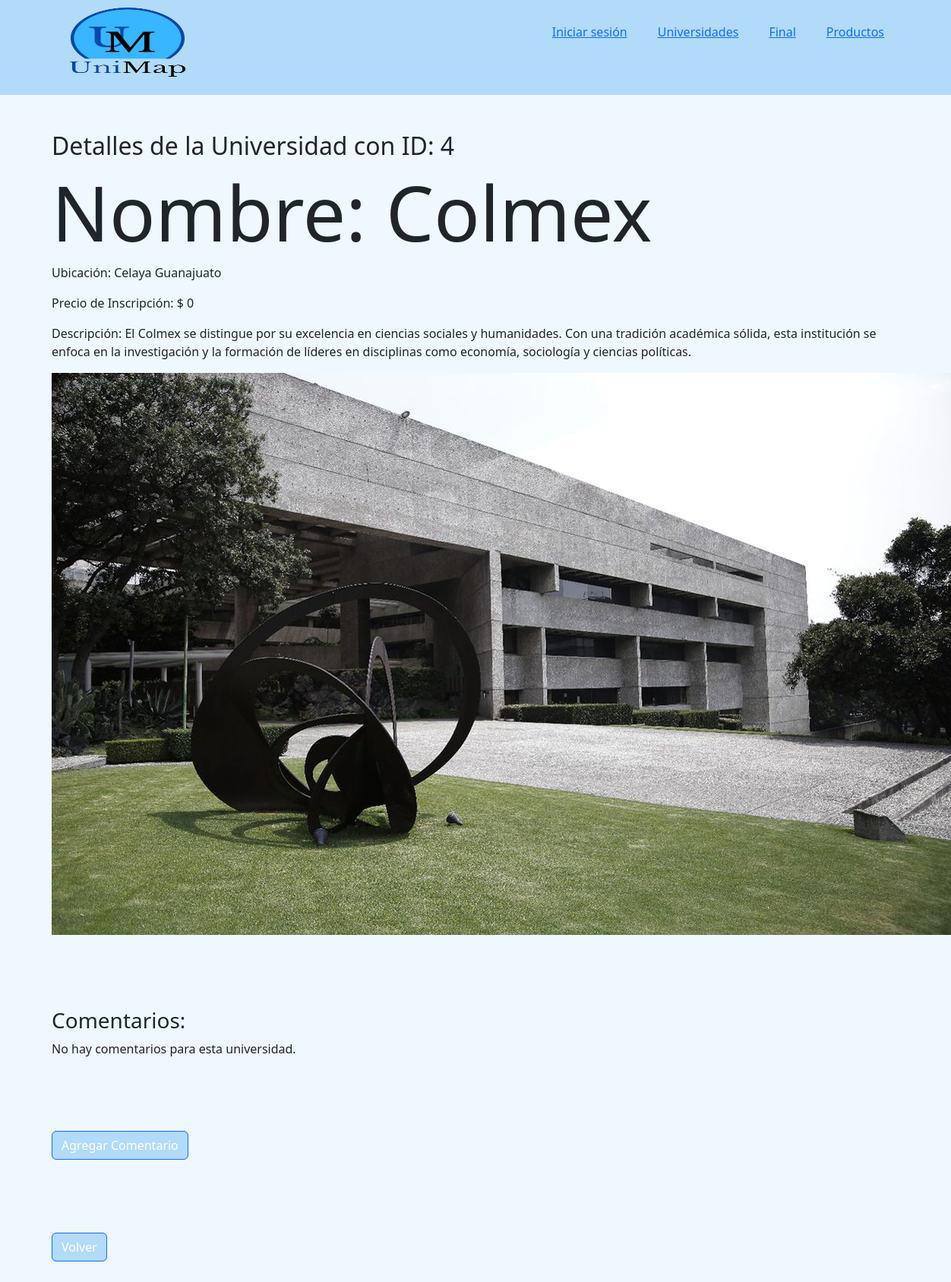
The app's page /detalles_universidad.php?id=4 with its own data.
### tables this page shows
CREATE TABLE `universidad` (
  `id` int(11) NOT NULL,
  `nombre` varchar(50) DEFAULT NULL,
  `ubicacion` varchar(255) DEFAULT NULL,
  `precio_inscripcion` int(11) DEFAULT NULL,
  `descripcion` varchar(255) DEFAULT NULL
);

### detalles_universidad.php (the view, shortened to what this page needs)
<!DOCTYPE html>
<html lang="en">
<head>
    <link rel="stylesheet" href="./public/css/bootstrap.min.css">
    <link rel="stylesheet" href="https://cdn.jsdelivr.net/npm/bootstrap-icons@1.11.1/font/bootstrap-icons.css">
    <link rel="stylesheet" href="./public/Style.css">
</head>
<body>
    <div class="menu">
    <nav id="navbar">
            <div class="container">
                <img id="logoImage" src="./public/imagenes/U.png" alt="" width="200px" height="100px" >
                <ul>
                    <li><a class="T1" href="./Registro.php">Iniciar sesión</a></li>
                    <li><a class="T1" href="Univer.php"> Universidades</a></li>
                    <li><a class="T1" href="#mainfooter">Final</a></li>
                    <li><a href="./Productos.php">Productos</a></li>
                </ul>
            </div>
        </nav>
    </div>
    <main>
        <?php
        if (isset($_GET['id'])) {
            $id_universidad = $_GET['id'];
            $database = new Connection();
            $db = $database->open();
            $sql = $db->prepare("SELECT id, nombre, ubicacion, precio_inscripcion, descripcion FROM universidad WHERE id = :id");
            $sql->bindParam(':id', $id_universidad);
            $sql->execute();
            $resultado = $sql->fetch(PDO::FETCH_ASSOC);
            if ($resultado) {
                ?>
                <div class="container py-5">
                    <h2>Detalles de la Universidad con ID: <?php echo $resultado['id']; ?></h2>
                    <h1>Nombre: <?php echo $resultado['nombre']; ?></h1>
                    <p>Ubicación: <?php echo $resultado['ubicacion']; ?></p>
                    <p>Precio de Inscripción: $ <?php echo $resultado['precio_inscripcion']; ?></p>
                    <p>Descripción: <?php echo $resultado['descripcion']; ?></p>
                    <img src="./public/img/<?php echo $resultado['id']; ?>/Principal.jpg" alt="Imagen de la universidad">
                </div>
                <?php
            } else {
                echo "No se encontró ninguna universidad con el ID proporcionado.";
            }
        } else {
            echo "ID de universidad no válido";
        }
        ?>
        <div class="container py-5">
                    <h3>Comentarios:</h3>
                    <?php
                    $sql_comentarios = $db->prepare("SELECT * FROM comentarios WHERE id_universidad = :id_universidad");
                    $sql_comentarios->bindParam(':id_universidad', $id_universidad);
                    $sql_comentarios->execute();
                    $comentarios = $sql_comentarios->fetchAll(PDO::FETCH_ASSOC);
                    if ($comentarios) {
                        foreach ($comentarios as $comentario) {
                            echo "<p><strong>Calificación:</strong>  {$comentario['calificacion']} <br> Comentario: {$comentario['comentario']}</p>";
                        }
                    } else {
                        echo "No hay comentarios para esta universidad.";
                    }
                    ?>
                </div>
<div class="container py-5">
    <a href="agregar_comentario.php?id=<?php echo $id_universidad; ?>" class="btn btn-primary">Agregar Comentario</a>
</div>
<div class="container py-5"><a href="Univer.php" class="btn btn-primary">Volver</a></div>
    </main>
</body>
</html>

### public/style.css (style rules this page uses)
body { background-color: aliceblue; }
.menu { background-color: rgb(178, 218, 249); top: 0; left: 0; color: #fff; padding: 10px; width: 100%; height: 125px; z-index: 100; }
#navbar ul { list-style: none; float: right; }
#navbar ul li { float: left; }
#navbar ul li a { display: block; padding: 20px; text-align: center; }
h1 { font-size: 100px; }
.btn { background-color: rgb(178, 218, 249); }

### records on screen
universidad: id "4", nombre "Colmex", ubicacion "Celaya Guanajuato", precio_inscripcion "0", descripcion "El Colmex se distingue por su excelencia en ciencias sociales y humanidades. Con una tradición académica sólida, esta institución se enfoca en la investigación y la formación de líderes en disciplinas como economía, sociología y ciencias políticas."
